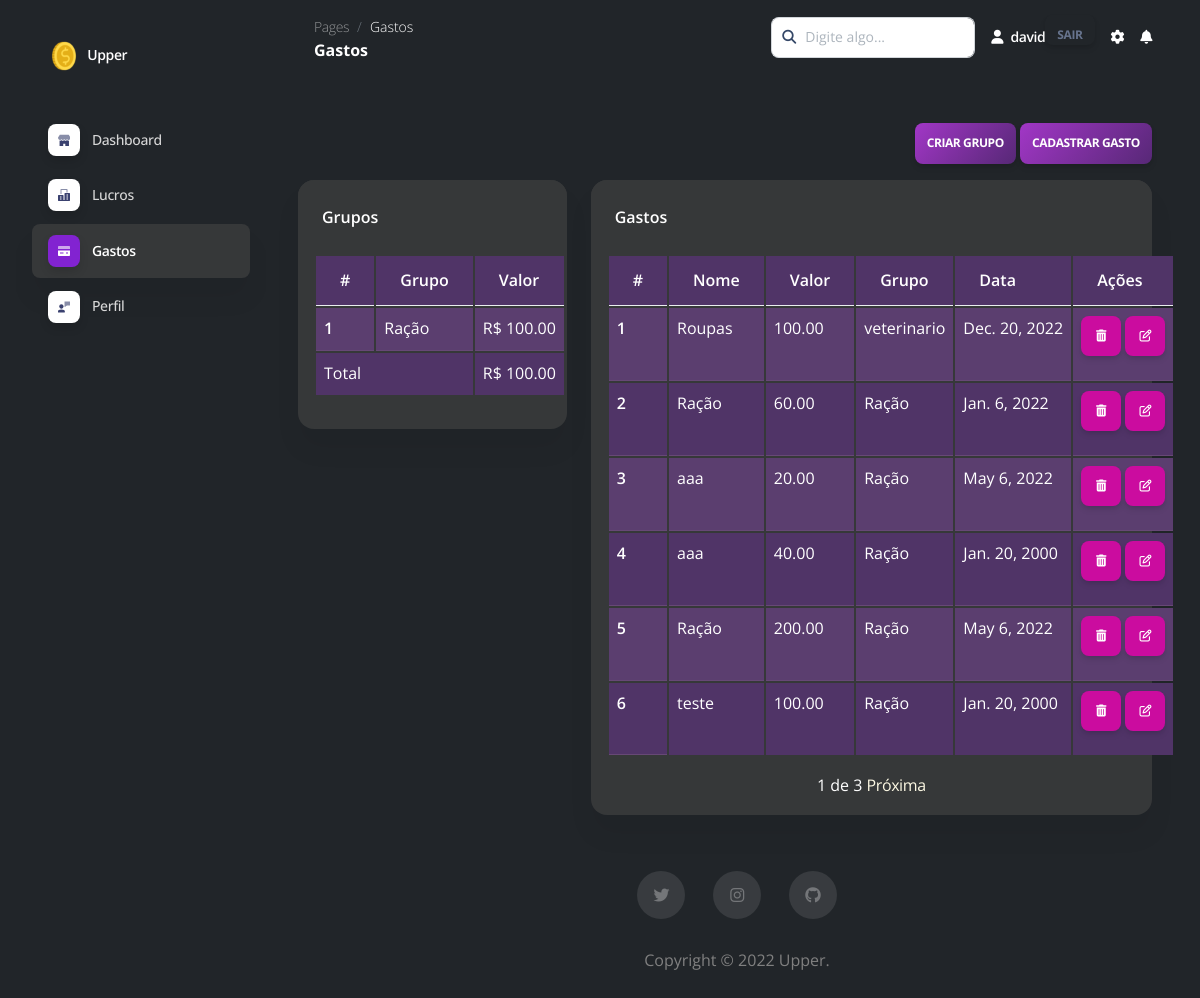
The page /spending (signed in) on the database as committed earlier.
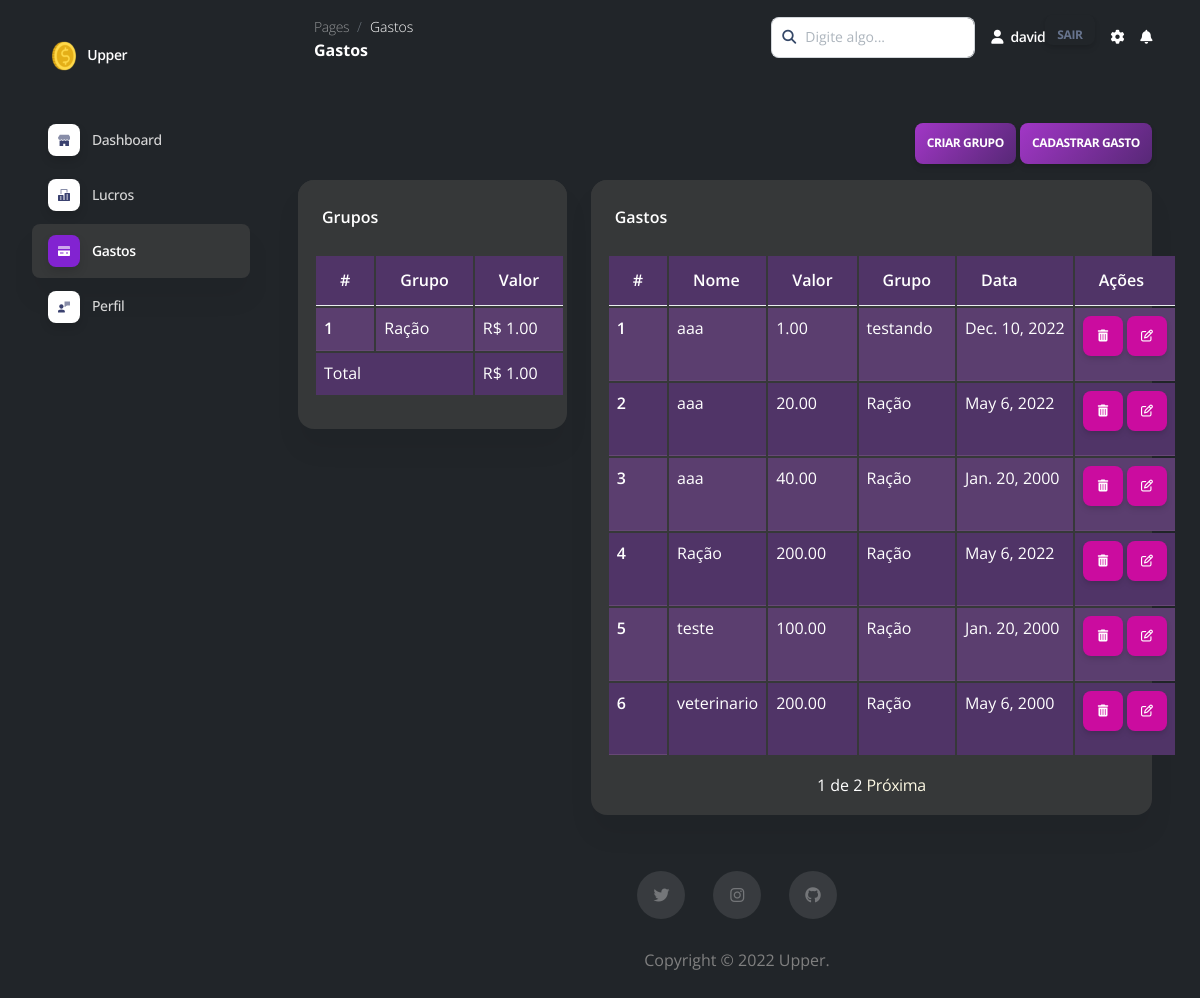
The same page on the database as committed later.
### main/models.py (models this page shows)
class User(AbstractBaseUser, PermissionsMixin):
    id = models.UUIDField(primary_key=True, default=uuid.uuid4, editable=False)
    username = models.CharField(max_length=200, unique=True)
    email = models.EmailField(unique=True)
    password = models.CharField(max_length=200)
    is_staff = models.BooleanField(null=True)
    is_superuser = models.BooleanField(null=True)
    objects = UserManager()
    USERNAME_FIELD = "username"

class GroupSpending(models.Model):
    name = models.CharField(max_length=200)
    user = models.ForeignKey(get_user_model(), on_delete=models.CASCADE, default="")
    def __str__(self):
        return self.name

class Spending(models.Model):
    name = models.CharField(max_length=200)
    value = models.DecimalField(decimal_places=2, max_digits=10)
    user = models.ForeignKey(get_user_model(), on_delete=models.CASCADE, default="")
    group = models.ForeignKey(GroupSpending, on_delete=models.CASCADE)
    date = models.DateField()

### main/views.py (the view, shortened to what this page needs)
# urls.py: path("spending", spending.as_view(), name="spending"),
class spending(View, LoginRequiredMixin):
    login_url = "/signin"
    currentDateTime = datetime.now()
    date = currentDateTime.date()
    year = date.strftime("%Y")
    month = date.strftime("%m")
    item = {}
    def get(self, request):
        result = (
            Spending.objects.values("group")
            .filter(user=request.user, date__year=self.year, date__month=self.month)
            .annotate(Sum("value"))
        )
        gr1 = GroupSpending.objects.filter(user=request.user)
        gr = []
        for i in range(len(result)):  # pragma: no cover
            if result:
                gr.append(
                    {
                        "group": gr1[i].name,
                        "value": result[i]["value__sum"],
                    }
                )
        spending = Spending.objects.filter(user=request.user).order_by("-id")
        paginator = Paginator(spending, 6)
        page = request.GET.get("page")
        spendingR = paginator.get_page(page)
        form1 = RegisterSpendingForm(user=request.user)
        form = RegisterGroupSpendingForm()
        formE = EditSpendingForm(user=request.user)
        valorR = 0
        p = Spending.objects.filter(
            user=request.user, date__year=self.year, date__month=self.month
        )
        for item in p:  # pragma: no cover
            valorR += item.value
        self.item = {
            "form1": form1,
            "spending": spendingR,
            "form": form,
            "formE": formE,
            "groups": gr,
            "result": valorR,
        }
        return render(request, "dashboard/spending.html", self.item)

### main/forms.py
class RegisterSpendingForm(forms.ModelForm):
    value = forms.DecimalField(
        widget=forms.NumberInput(
            attrs={"placeholder": "Digite o valor...", "class": "form-control"}
        ),
        decimal_places=2,
        max_digits=10,
    )
    date = forms.DateField(
        widget=forms.TextInput(
            attrs={"placeholder": "Digite uma data...", "class": "form-control"}
        ),
        input_formats=["%m/%d/%Y"],
    )
    name = forms.CharField(
        widget=forms.TextInput(
            attrs={"placeholder": "Digite o nome...", "class": "form-control"}
        )
    )
    group = forms.ModelChoiceField(queryset=GroupSpending.objects.all())
    def __init__(self, *args, **kwargs):
        user = kwargs.pop("user", None)
        super(RegisterSpendingForm, self).__init__(*args, **kwargs)
        if user:
            self.fields["group"].queryset = self.fields["group"].queryset.filter(
                user=user
            )
            self.fields["group"].widget.attrs["class"] = "form-control"
    class Meta:
        model = Spending
        fields = ["name", "value", "group", "date"]

class RegisterGroupSpendingForm(forms.ModelForm):
    name = forms.CharField(
        widget=forms.TextInput(
            attrs={"placeholder": "Digite o nome do grupo...", "class": "form-control"}
        )
    )
    class Meta:
        model = GroupSpending
        fields = ["name"]

### main/templates/dashboard/spending.html (shortened to what this page needs)
<!DOCTYPE html>
{% load static %}
<html lang="en">
<head>
  <link href="{% static 'dashboard/assets/css/nucleo-icons.css' %}" rel="stylesheet" />
  <link href="{% static 'dashboard/assets/css/nucleo-svg.css' %}" rel="stylesheet" />
  <link href="{% static 'dashboard/assets/css/nucleo-svg.css' %}" rel="stylesheet" />
  <link id="pagestyle" href="{% static 'dashboard/assets/css/soft-ui-dashboard.css' %}" rel="stylesheet" />
</head>
<body class="g-sidenav-show">
  <aside class="sidenav navbar navbar-vertical navbar-expand-xs border-0 border-radius-xl my-3 fixed-start ms-3 " style="z-index: 0" id="sidenav-main">
    <div class="sidenav-header">
      <a class="navbar-brand m-0" href="/" target="_blank">
        <img src="{% static 'main/assets/favicon.ico' %}" class="navbar-brand-img h-100" alt="main_logo">
        <span class="ms-1 font-weight-bold">Upper</span>
      </a>
    </div>
    <hr class="light mt-0">
    <div class="collapse navbar-collapse  w-auto " id="sidenav-collapse-main">
      <ul class="navbar-nav">
        <li class="nav-item">
          <a class="nav-link" href="dashboard">
            <div class="icon icon-shape icon-sm shadow border-radius-md bg-white text-center me-2 d-flex align-items-center justify-content-center">
            </div>
            <span class="nav-link-text ms-1">Dashboard</span>
          </a>
        </li>
        <li class="nav-item">
          <a class="nav-link" href="profits">
            <div class="icon icon-shape icon-sm shadow border-radius-md bg-white text-center me-2 d-flex align-items-center justify-content-center">
            </div>
            <span class="nav-link-text ms-1">Lucros</span>
          </a>
        </li>
        <li class="nav-item">
          <a class="nav-link active" href="spending">
            <div class="icon icon-shape icon-sm shadow border-radius-md bg-white text-center me-2 d-flex align-items-center justify-content-center">
            </div>
            <span class="nav-link-text ms-1">Gastos</span>
          </a>
        </li>
        <li class="nav-item">
            <a class="nav-link  " href="profile">
              <div class="icon icon-shape icon-sm shadow border-radius-md bg-white text-center me-2 d-flex align-items-center justify-content-center">
              </div>
              <span class="nav-link-text ms-1">Perfil</span>
            </a>
          </li>
      </ul>
    </div>
  </aside>
  <main class="main-content position-relative max-height-vh-100 h-100 border-radius-lg ">
    <nav class="navbar navbar-main navbar-expand-lg px-0 mx-4 shadow-none border-radius-xl" id="navbarBlur" navbar-scroll="true">
      <div class="container-fluid py-1 px-3">
        <nav aria-label="breadcrumb">
          <ol class="breadcrumb bg-transparent mb-0 pb-0 pt-1 px-0 me-sm-6 me-5">
            <li class="breadcrumb-item text-sm"><a class="opacity-5 text-light" href="javascript:;">Pages</a></li>
            <li class="breadcrumb-item text-sm text-light active" aria-current="page">Gastos</li>
          </ol>
          <h6 class="font-weight-bolder mb-0">Gastos</h6>
        </nav>
        <div class="collapse navbar-collapse mt-sm-0 mt-2 me-md-0 me-sm-4" id="navbar">
          <div class="ms-md-auto pe-md-3 d-flex align-items-center">
            <div class="input-group">
              <span class="input-group-text text-body" style="z-index: auto;"><i class="fas fa-search text-dark" aria-hidden="true"></i></span>
              <input type="text" class="form-control" placeholder="Digite algo...">
            </div>
          </div>
          <ul class="navbar-nav  justify-content-end">
            <li class="nav-item d-flex align-items-center">
              <a href="javascript:;" class="nav-link text-body font-weight-bold px-0">
                <i class="fa fa-user me-sm-1"></i>
                <span class="d-sm-inline d-none">{{ user.username }}</span>
                <a class="btn bnt-secondary" style="height: 30px;" href='logout'>Sair</a>
              </a>
            </li>
            <li class="nav-item px-3 d-flex align-items-center">
              <a href="javascript:;" class="nav-link text-body p-0">
                <i class="fa fa-cog fixed-plugin-button-nav cursor-pointer"></i>
              </a>
            </li>
            <li class="nav-item dropdown pe-2 d-flex align-items-center">
              <a href="javascript:;" class="nav-link text-body p-0" id="dropdownMenuButton" data-bs-toggle="dropdown" aria-expanded="false">
                <i class="fa fa-bell cursor-pointer"></i>
              </a>
            </li>
          </ul>
        </div>
      </div>
    </nav>
    <div class="container-fluid py-4">
      <div class="row">
      <div class="row mt-4">
        <div style="text-align: end;">
            <button type="button" class="btn bg-gradient-info" data-bs-toggle="modal" data-bs-target="#modalGroup">Criar grupo</button>
            <button type="button" class="btn bg-gradient-info" data-bs-toggle="modal" data-bs-target="#modalSpending" >Cadastrar gasto</button>
        </div>
        <div class="col-lg-4">
            <div class="card z-index-2">
                <div class="card-header pb-0">
                    <h6>Grupos</h6>
                </div>
                <div class="card-body p-3">
                    <table class="table table-striped table-purple">
                        <thead>
                          <tr>
                            <th scope="col">#</th>
                            <th scope="col">Grupo</th>
                            <th scope="col">Valor</th>
                          </tr>
                        </thead>
                        <tbody>
                            {% for item in groups %}
                            <tr>
                                <th scope="row">{{ forloop.counter }}</th>
                                <td>{{item.group}}</td>
                                <td>R$ {{item.value | floatformat:2}}</td>
                            </tr>
                            {% endfor %}
                            <td colspan="2">Total</td>
                            <td>R$ {{result | floatformat:2}}</td>
                        </tbody>
                      </table>
                </div>
            </div>
        </div>
        <div class="col-lg-8">
            <div class="card">
                <div class="card-header pb-0">
                    <h6>Gastos</h6>
                </div>
                <div class="card-body p-3">
                    <table class="table table-striped table-purple">
                        <thead>
                          <tr>
                            <th scope="col">#</th>
                            <th scope="col">Nome</th>
                            <th scope="col">Valor</th>
                            <th scope="col">Grupo</th>
                            <th scope="col">Data</th>
                            <th scope="col">Ações</th>
                          </tr>
                        </thead>
                        <tbody>
                            {% for item in spending %}
                            <tr>
                                <th scope="row">{{ forloop.counter }}</th>
                                <td>{{item.name}}</td>
                                <td>{{item.value}}</td>
                                <td>{{item.group}}</td>
                                <td>{{item.date}}</td>
                                <td>
                                    <div>
                                        <a style="width: 40px; height: 40px;" href="{% url 'spendingDel' item.id %}" type="button" class="btn btn-primary"><i class="fa fa-trash"></i></a>
                                        <a data-bs-toggle="modal" data-bs-target="#modalEditSpending{{item.id}}" style="width: 40px; height: 40px;" type="button" class="btn btn-primary"><i class="fa fa-edit"></i></a>
                                    </div>
                        </td>
                            </tr>
                            {% endfor %}
                        </tbody>
                      </table>
                      <div class="pagination">
                        <span class="step-links">
                            <span class="current">
                                {{ spending.number }} de {{ spending.paginator.num_pages }}
                            </span>
                            {% if spending.has_next %}
                                <a href="?page={{ spending.next_page_number }}">Próxima</a>
                            {% endif %}
                        </span>
                    </div>
                </div>
            </div>
        </div>
      </div>
      <footer class="footer py-5">
        <div class="container">
          <div class="row">
            <div class="col-lg-8 mx-auto text-center mb-4 mt-2">
              <a href="javascript:;" target="_blank" class="text-secondary me-xl-4 me-4">
                <span class="text-lg fab fa-twitter"></span>
              </a>
              <a href="javascript:;" target="_blank" class="text-secondary me-xl-4 me-4">
                <span class="text-lg fab fa-instagram"></span>
              </a>
              <a href="javascript:;" target="_blank" class="text-secondary me-xl-4 me-4" style="margin: 0px !important;">
                <span class="text-lg fab fa-github"></span>
              </a>
            </div>
          </div>
          <div class="row">
            <div class="col-8 mx-auto text-center mt-1">
              <p class="mb-0 text-secondary">
                Copyright © 2022 Upper.
              </p>
            </div>
          </div>
        </div>
      </footer>
    </div>
  </main>
</body>
</html>

### main/static/dashboard/assets/css/nucleo-svg.css (style rules this page uses)
.icon { display: inline-block; color: #111111; height: 1em; width: 1em; }
.icon-sm { height: 0.8em; width: 0.8em; }
.icon { fill: currentColor; stroke: none; }

Rows that differ between the two databases and show on the page:
removed Spending: name "Roupas", value "100.00", group "veterinario", date "Dec. 20, 2022"
changed Spending: name "Ração" → "aaa"; value "60.00" → "1.00"; group "Ração" → "testando"; date "Jan. 6, 2022" → "Dec. 10, 2022"
now on this page (row unchanged): Spending: name "veterinario", value "200.00", group "Ração", date "May 6, 2000"
Other text that changed with them:
{{ result | floatformat:2 }}: "100.00" → "1.00"
{{ spending.paginator.num_pages }}: "3" → "2"
new list line: "1 R$ 1.00"
new list line: "Ração"
list line gone: "1 R$ 100.00"
list line gone: "Ração"
